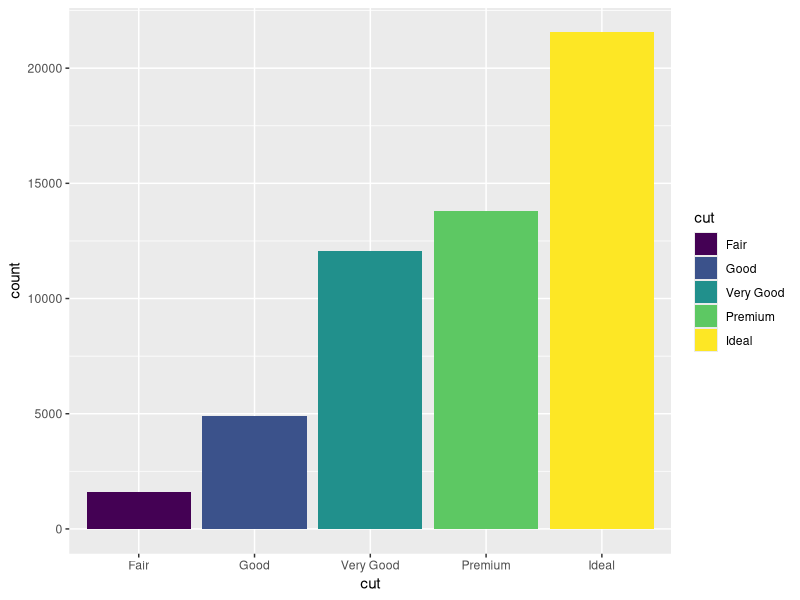
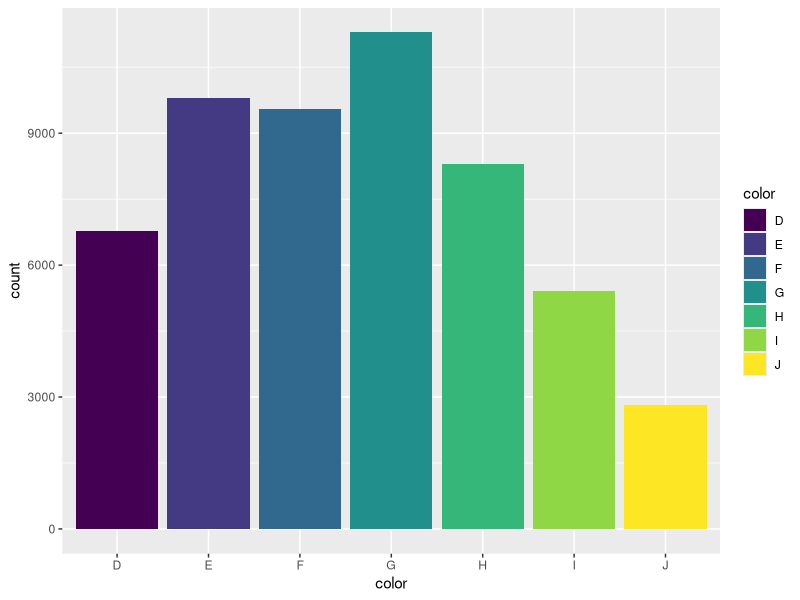
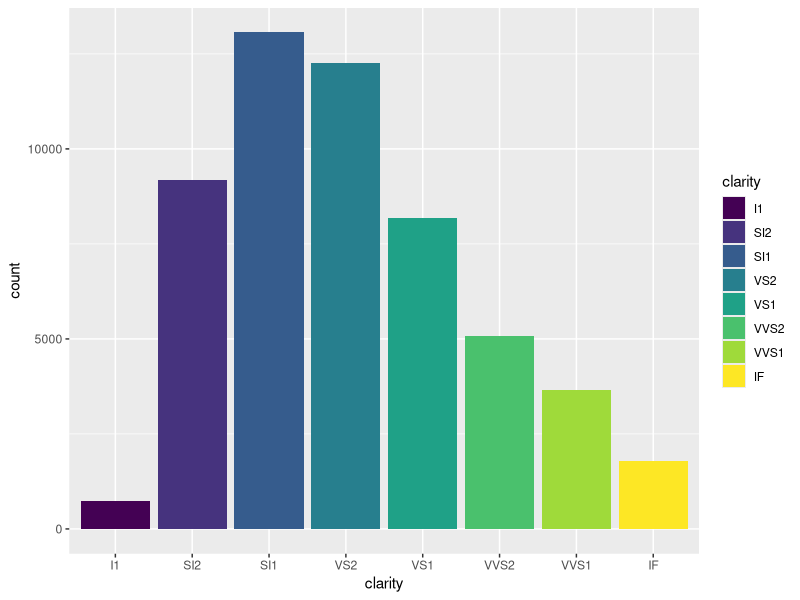
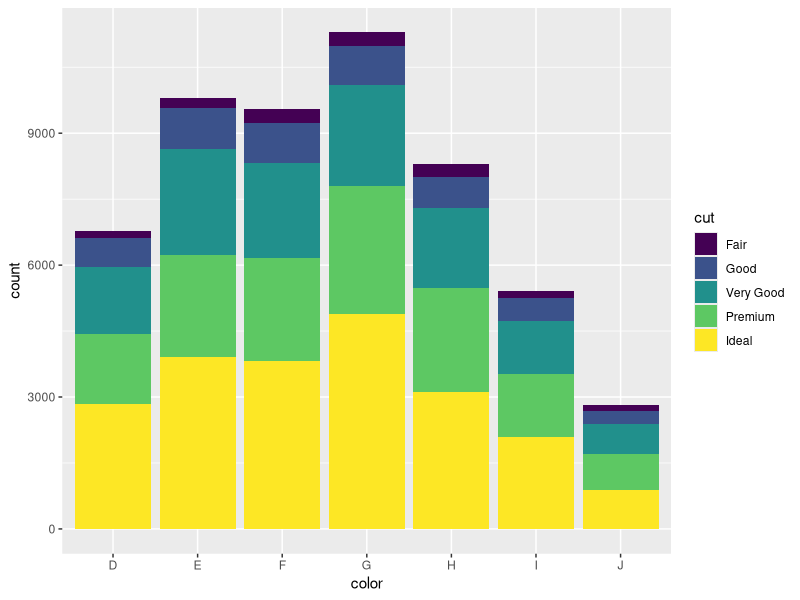
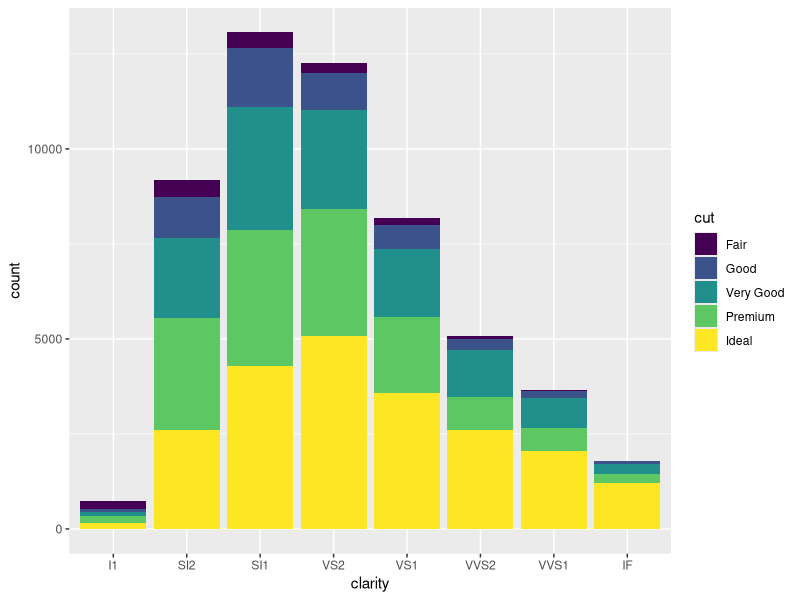
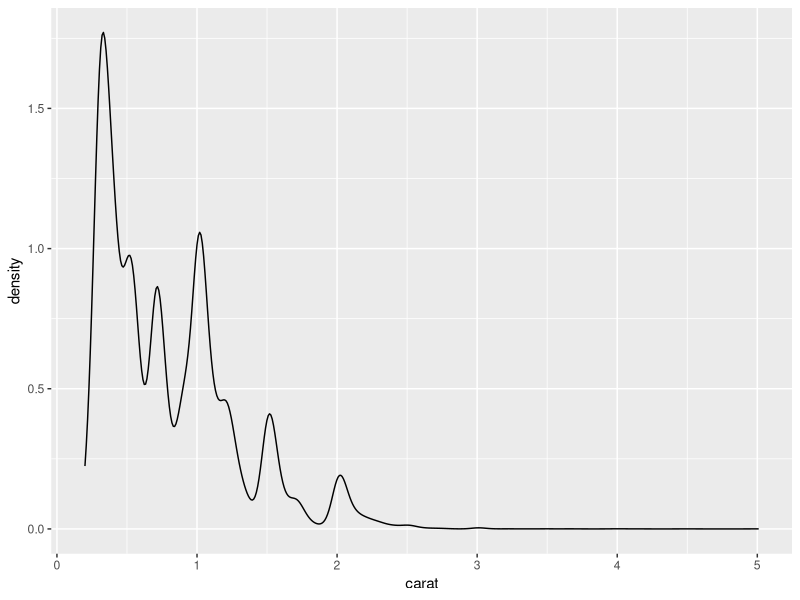
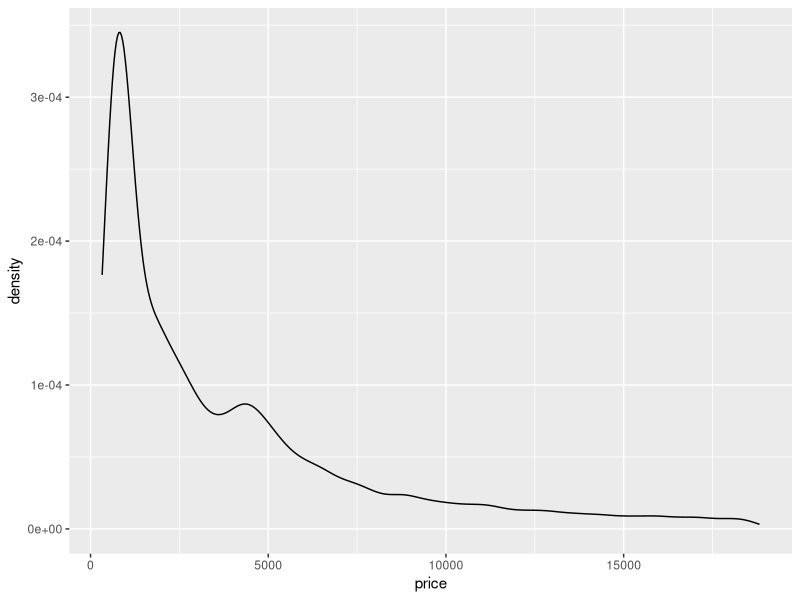
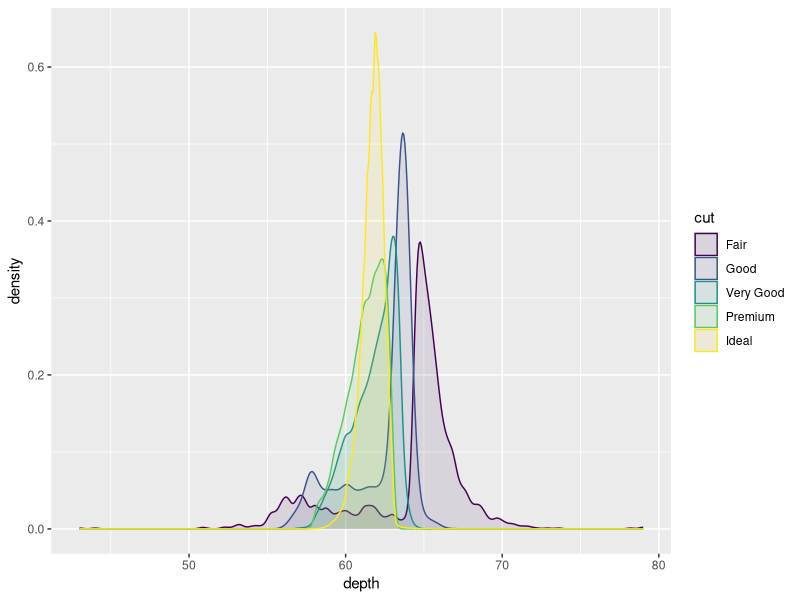

Source code (R) for these figures, in order:
library(ggplot2)
data(diamonds)
View(diamonds)
summary(diamonds)



summary(diamonds$carat)
summary(diamonds$cut)
summary(diamonds$color)
summary(diamonds$clarity)
summary(diamonds$depth)
summary(diamonds$table)
summary(diamonds$price)


sd(diamonds$carat)
sd(diamonds$depth)
sd(diamonds$table)
sd(diamonds$price)
max(diamonds$price)
min(diamonds$price)

#graficas categoricas
ggplot(diamonds, aes(x = cut, fill = cut)) + geom_bar()
x11()
ggplot(diamonds, aes(x = color, fill = color)) + geom_bar()
x11()
ggplot(diamonds, aes(x = clarity, fill = clarity)) + geom_bar()
x11()
ggplot(diamonds, aes(x = color, fill =  cut)) + geom_bar()
ggplot(diamonds, aes(x = clarity, fill = cut)) + geom_bar()

#numericos
ggplot(diamonds, aes(x = carat)) + geom_density()
x11()
ggplot(diamonds, aes(x = price)) + geom_density()

ggplot(diamonds, aes(depth, fill = cut, colour = cut)) + geom_density(alpha = 0.1)



